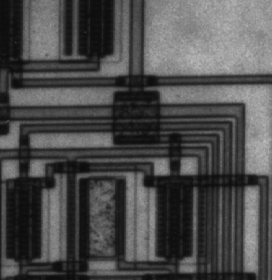
#> input picture Computer Vision/circuit.png, 272 x 280 px
$ jupyter execute Edge_Detection.ipynb   (shell and % lines are left out)
#> lines starting #> are read from the running program, lines starting #| are printed output that depends on the picture; after the words box and inside, x2 and y2 are one past the last pixel; in counts of white or black regions, pixels touching at a corner belong together; long printed decimals are rounded
[cell 1]
import cv2
import numpy as np
from matplotlib import pyplot as plt

[cell 2]
# Read circuit.png file
circuit = cv2.imread("circuit.png")
#> circuit is the input picture: shape (280, 272, 3); min 12, max 191, mean 76.3
plt.imshow(circuit)

[cell 3]
# Rotate the image 33 degrees
height, width = circuit.shape[:2]
#> height = 280; width = 272
rotation_matrix = cv2.getRotationMatrix2D((width/2, height/2), 33, 1)
rotated_circuit = cv2.warpAffine(circuit, rotation_matrix, (width, height))
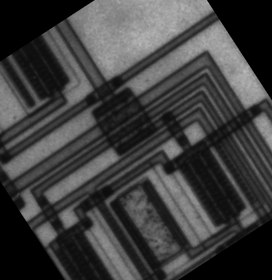
#> rotated_circuit: shape (280, 272, 3); min 0, max 189, mean 62.9
plt.imshow(rotated_circuit)

[cell 4]
# Find its edges using the Canny function
circuit_edge = cv2.Canny(rotated_circuit, threshold1 = 105, threshold2 = 185)
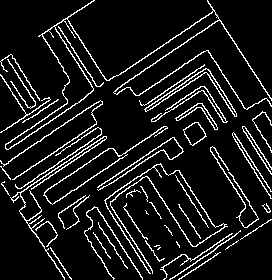
#> circuit_edge: shape (280, 272); 9.9% white in thin lines or dots

plt.figure(figsize = (20,15))
plt.subplot(221); plt.axis('off'); plt.imshow(rotated_circuit);   plt.title('Original')
plt.subplot(222); plt.axis('off'); plt.imshow(circuit_edge);      plt.title('Edges from original')
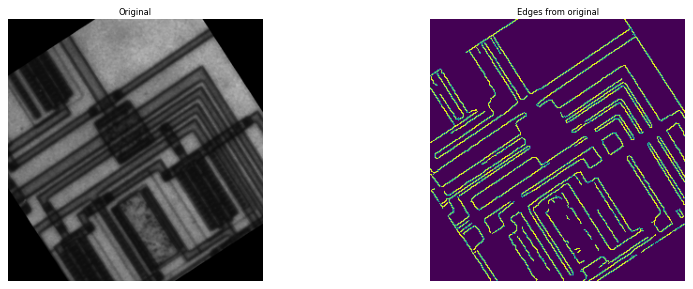
#> figure drawn by matplotlib, 2 panels

[cell 5]
# Using Hough Transform to find lines in the image.
circuit_lines = cv2.HoughLines(circuit_edge, 2, np.pi/150, 200)
#> circuit_lines = [[138, 0.984], [128, 0.984], [156, 0.984], [210, 0.984], [174, 0.984], [20, 2.58], [198, 0.984]]

# Draw the lines on the original image
for line in circuit_lines:
    rho, theta = line[0]
    a = np.cos(theta)
    b = np.sin(theta)
    x0 = a * rho
    y0 = b * rho
    x1 = int(x0 + 1000 * (-b))
    y1 = int(y0 + 1000 * (a))
    x2 = int(x0 - 1000 * (-b))
    y2 = int(y0 - 1000 * (a))
    cv2.line(rotated_circuit, (x1, y1), (x2, y2), (0, 0, 255), 2)
#> this loop made 7 passes
#> (rho, theta, a, b, x0, y0, x1, y1) on passes 1 to 7: (138, 0.984, 0.553, 0.833, 76.37, 114.9, -756, 668), (128, 0.984, 0.553, 0.833, 70.83, 106.6, -762, 660), (156, 0.984, 0.553, 0.833, 86.33, 129.9, -746, 683), (210, 0.984, 0.553, 0.833, 116.2, 174.9, -716, 728), (174, 0.984, 0.553, 0.833, 96.29, 144.9, -736, 698), (20, 2.58, -0.844, 0.536, -16.89, 10.72, -552, -833), (198, 0.984, 0.553, 0.833, 109.6, 164.9, -723, 718)
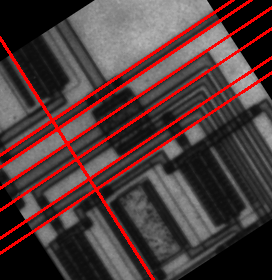
#> rotated_circuit: shape (280, 272, 3); 8.38% of pixels changed, all inside (x1, y1, x2, y2) = (0, 0, 272, 280)

# Display
plt.imshow(rotated_circuit)

[cell 6]
print(circuit_lines)
#| [[[138.          0.9844]]
#|  [[128.          0.9844]]
#|  [[156.          0.9844]]
#|  [[210.          0.9844]]
#|  [[174.          0.9844]]
#|  [[ 20.          2.576 ]]
#|  [[198.          0.9844]]]

[cell 7]
# Save the output
cv2.imwrite('CircuitLine.png', rotated_circuit)
#> Out = True

[cell 8]
# Read noisyImage.png file
noisy = cv2.imread("noisyImage.png")
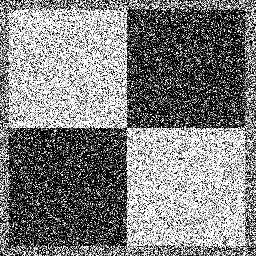
#> input picture Computer Vision/noisyImage.png, 256 x 256 px
#> noisy is the input picture: shape (256, 256, 3); min 0, max 255, mean 127.6
plt.imshow(noisy)

[cell 9]
# Remove noise using a Gaussian filter
less_noisy = cv2.GaussianBlur(noisy, (9, 9), 0)
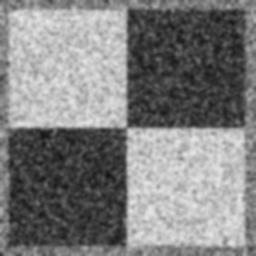
#> less_noisy: shape (256, 256, 3); min 21, max 229, mean 127.6

plt.figure(figsize = (20,15))
plt.subplot(221); plt.axis('off'); plt.imshow(noisy);           plt.title('Original')
plt.subplot(222); plt.axis('off'); plt.imshow(less_noisy);      plt.title('Noise Reduced')

[cell 10]
# Find its edges using the Canny function
noisy_edge = cv2.Canny(less_noisy, threshold1 = 125, threshold2 = 220)
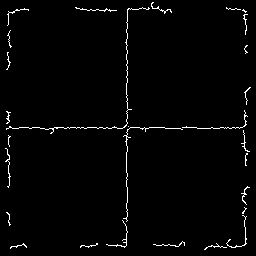
#> noisy_edge: shape (256, 256); 1.9% white in thin lines or dots

plt.figure(figsize = (20,15))
plt.subplot(221); plt.axis('off'); plt.imshow(less_noisy);   plt.title('Original')
plt.subplot(222); plt.axis('off'); plt.imshow(noisy_edge);      plt.title('Edges from original')

[cell 11]
# Using Hough Transform to find lines in the image.
noisy_lines = cv2.HoughLines(noisy_edge, 1, np.pi/90, 50)
#> noisy_lines = [[127, 1.57], [126, 0], [245, 0], [8, 0], [245, 1.57], [9, 1.57]]

# Draw the lines on the original image
for line in noisy_lines:
    rho, theta = line[0]
    a = np.cos(theta)
    b = np.sin(theta)
    x0 = a * rho
    y0 = b * rho
    x1 = int(x0 + 1000 * (-b))
    y1 = int(y0 + 1000 * (a))
    x2 = int(x0 - 1000 * (-b))
    y2 = int(y0 - 1000 * (a))
    cv2.line(noisy, (x1, y1), (x2, y2), (0, 0, 255), 2)
#> this loop made 6 passes
#> (rho, theta, a, b, x0, y0, x1, y1) on passes 1 to 6: (127, 1.57, -4.37e-08, 1, -5.55e-06, 127, -1000, 126), (126, 0, 1, 0, 126, 0, 126, 1000), (245, 0, 1, 0, 245, 0, 245, 1000), (8, 0, 1, 0, 8, 0, 8, 1000), (245, 1.57, -4.37e-08, 1, -1.07e-05, 245, -1000, 244), (9, 1.57, -4.37e-08, 1, -3.93e-07, 9, -1000, 8)
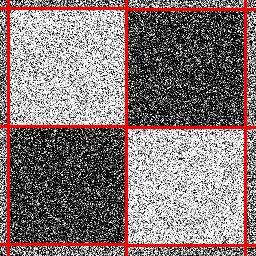
#> noisy: shape (256, 256, 3); 6.91% of pixels changed, all inside (x1, y1, x2, y2) = (0, 0, 256, 256)

# Display
plt.imshow(noisy)

[cell 12]
print(noisy_lines)
#| [[[127.          1.571]]
#|  [[126.          0.       ]]
#|  [[245.          0.       ]]
#|  [[  8.          0.       ]]
#|  [[245.          1.571]]
#|  [[  9.          1.571]]]

[cell 13]
# Save the output
cv2.imwrite('NoisyLine.png', noisy)
#> Out = True
